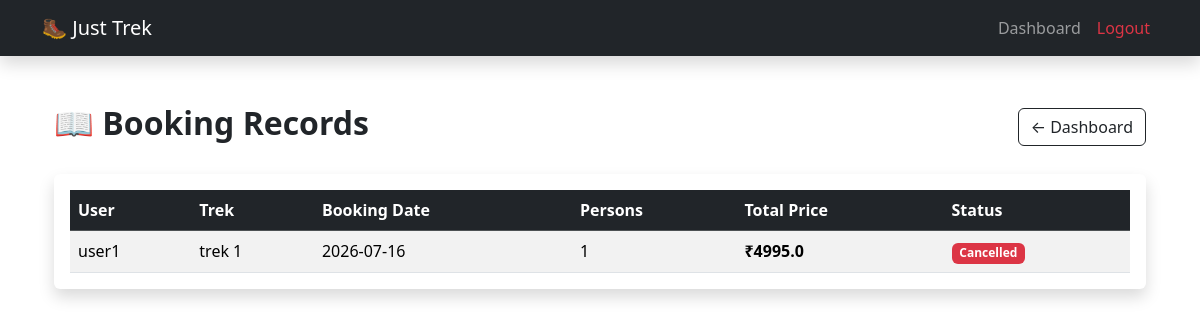
The app's page /admin/view_bookings (signed in), older data.
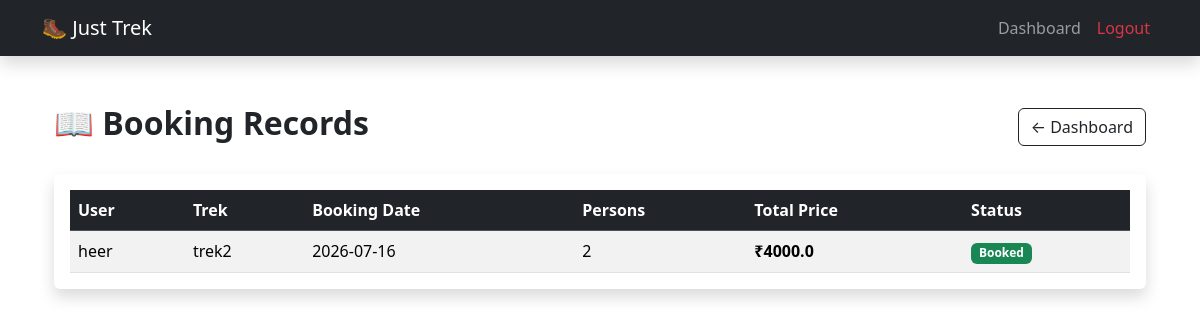
The same page, newer data.
### models.py (models this page shows, shortened)
class Booking(db.Model):
    __tablename__ = "bookings"
    id = db.Column(db.Integer, primary_key=True)
    user_id = db.Column(db.Integer,db.ForeignKey("users.id"),nullable=False)
    trek_id = db.Column(db.Integer,db.ForeignKey("treks.id"),nullable=False)
    booking_date = db.Column(db.String(20), nullable=False)
    persons = db.Column(db.Integer, nullable=False)
    total_price = db.Column(db.Float, nullable=False)
    booking_status = db.Column(db.String(20), nullable=False, default="pending")
    payment_status = db.Column(db.String(20), nullable=False, default="unpaid")

class User(db.Model):
    __tablename__ = "users"
    id = db.Column(db.Integer, primary_key=True)
    username = db.Column(db.String(50), unique=True, nullable=False)
    passhash = db.Column(db.String(200), nullable=False)
    name = db.Column(db.String(50), nullable=False)
    role = db.Column(db.String(20), nullable=False)
    approved = db.Column(db.Boolean, default=False)
    active = db.Column(db.Boolean, default=True)
    bookings = db.relationship("Booking", backref="user", lazy=True)
    staff_profile = db.relationship("StaffProfile",backref="user",uselist=False,cascade="all, delete-orphan")
    @property
    def password(self):
        raise AttributeError("Password is not a readable attribute")

class Trek(db.Model):
    __tablename__ = "treks"
    id = db.Column(db.Integer, primary_key=True)
    name = db.Column(db.String(100), nullable=False)
    location = db.Column(db.String(100), nullable=False)
    difficulty = db.Column(db.String(50), nullable=False)
    duration = db.Column(db.String(50), nullable=False)
    price = db.Column(db.Float, nullable=False)
    available_slots = db.Column(db.Integer, nullable=False)
    status = db.Column(db.String(20), nullable=False, default="open")
    assigned_staff_id = db.Column(db.Integer, db.ForeignKey("users.id"), nullable=True)
    bookings = db.relationship("Booking", backref="trek", lazy=True)

### routes.py (the view)
@main.route("/admin/view_bookings")
def view_bookings():
    if session.get("role") != "admin":
        flash("Access Denied!")
        return redirect(url_for("main.login"))
    bookings = Booking.query.all()
    return render_template(
        "admin/view_bookings.html",
        bookings=bookings
    )

### templates/admin/view_bookings.html (shortened to what this page needs)
{% extends "base.html" %}
{% block content %}
<div class="container mt-5">
    <div class="d-flex justify-content-between align-items-center mb-4">
        <h2 class="fw-bold">📖 Booking Records</h2>
        <a href="{{ url_for('main.admin_dashboard') }}"
           class="btn btn-outline-dark">
            ← Dashboard
        </a>
    </div>
    <div class="card shadow border-0">
        <div class="card-body">
            <table class="table table-hover table-striped align-middle mb-0">
                <thead class="table-dark">
                    <tr>
                        <th>User</th>
                        <th>Trek</th>
                        <th>Booking Date</th>
                        <th>Persons</th>
                        <th>Total Price</th>
                        <th>Status</th>
                    </tr>
                </thead>
                <tbody>
                {% for booking in bookings %}
                    <tr>
                        <td>{{ booking.user.name }}</td>
                        <td>{{ booking.trek.name }}</td>
                        <td>{{ booking.booking_date }}</td>
                        <td>{{ booking.persons }}</td>
                        <td>
                            <strong>₹{{ booking.total_price }}</strong>
                        </td>
                        <td>
                            {% if booking.booking_status == "Booked" %}
                                <span class="badge bg-success">
                                    Booked
                                </span>
                            {% elif booking.booking_status == "Cancelled" %}
                                <span class="badge bg-danger">
                                    Cancelled
                                </span>
                            {% elif booking.booking_status == "Completed" %}
                                <span class="badge bg-primary">
                                    Completed
                                </span>
                            {% else %}
                                <span class="badge bg-secondary">
                                    {{ booking.booking_status }}
                                </span>
                            {% endif %}
                        </td>
                    </tr>
                {% else %}
                    <tr>
                        <td colspan="6" class="text-center text-muted">
                            No bookings available.
                        </td>
                    </tr>
                {% endfor %}
                </tbody>
            </table>
        </div>
    </div>
</div>
{% endblock %}

Row changes from the older to the newer data that the page shows:
changed Booking: user.name "user1" → "heer"; trek.name "trek 1" → "trek2"; persons "1" → "2"; total_price "4995.0" → "4000.0"; booking_status "Cancelled" → "Booked"
